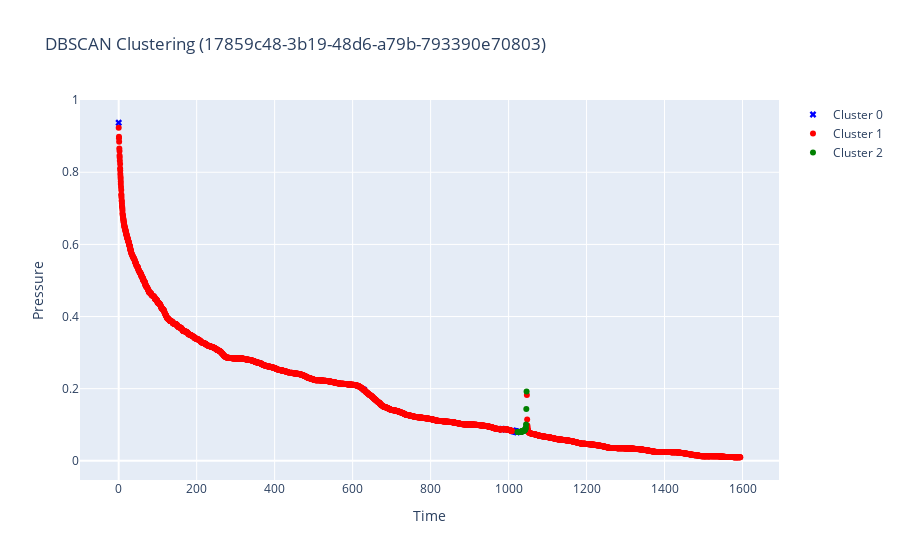

Notebook code cell kept with this figure:
### Code cell
filename, recovery, drop, clust_df = process_file(filename, DATA_PATH)
plot_data(clust_df, filename)
